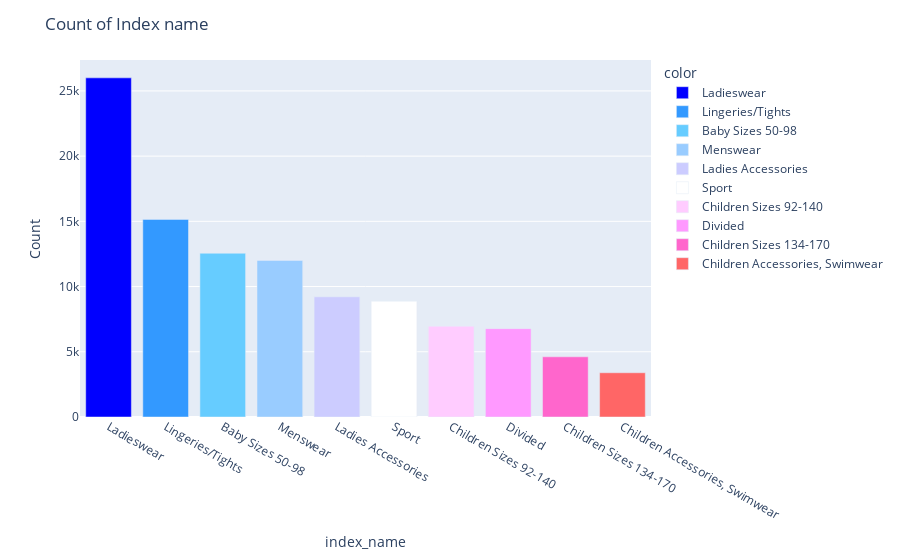

Notebook source saved alongside this figure:
### Code cell
name = article.index_name.unique()
sizes = article.index_name.value_counts()
fig = px.bar(article, y=sizes, x=name, color = name,color_discrete_sequence=px.colors.diverging.Picnic)
fig.update_layout(
    title="Count of Index name",
    xaxis_title="index_name",
    yaxis_title="Count"
)
fig.show()

### Figure 1 — Plotly figure (JSON) as saved in the notebook; plotly's stock layout.template omitted (floating-point values rounded to 4 significant figures)
{"data": [{"alignmentgroup": "True", "hovertemplate": "color=Ladieswear<br>x=%{x}<br>y=%{y}<extra></extra>", "legendgroup": "Ladieswear", "marker": {"color": "rgb(0,0,255)", "pattern": {"shape": ""}}, "name": "Ladieswear", "offsetgroup": "Ladieswear", "orientation": "v", "showlegend": true, "textposition": "auto", "type": "bar", "x": ["Ladieswear"], "xaxis": "x", "y": [26001], "yaxis": "y"}, {"alignmentgroup": "True", "hovertemplate": "color=Lingeries/Tights<br>x=%{x}<br>y=%{y}<extra></extra>", "legendgroup": "Lingeries/Tights", "marker": {"color": "rgb(51,153,255)", "pattern": {"shape": ""}}, "name": "Lingeries/Tights", "offsetgroup": "Lingeries/Tights", "orientation": "v", "showlegend": true, "textposition": "auto", "type": "bar", "x": ["Lingeries/Tights"], "xaxis": "x", "y": [15149], "yaxis": "y"}, {"alignmentgroup": "True", "hovertemplate": "color=Baby Sizes 50-98<br>x=%{x}<br>y=%{y}<extra></extra>", "legendgroup": "Baby Sizes 50-98", "marker": {"color": "rgb(102,204,255)", "pattern": {"shape": ""}}, "name": "Baby Sizes 50-98", "offsetgroup": "Baby Sizes 50-98", "orientation": "v", "showlegend": true, "textposition": "auto", "type": "bar", "x": ["Baby Sizes 50-98"], "xaxis": "x", "y": [12553], "yaxis": "y"}, {"alignmentgroup": "True", "hovertemplate": "color=Menswear<br>x=%{x}<br>y=%{y}<extra></extra>", "legendgroup": "Menswear", "marker": {"color": "rgb(153,204,255)", "pattern": {"shape": ""}}, "name": "Menswear", "offsetgroup": "Menswear", "orientation": "v", "showlegend": true, "textposition": "auto", "type": "bar", "x": ["Menswear"], "xaxis": "x", "y": [12007], "yaxis": "y"}, {"alignmentgroup": "True", "hovertemplate": "color=Ladies Accessories<br>x=%{x}<br>y=%{y}<extra></extra>", "legendgroup": "Ladies Accessories", "marker": {"color": "rgb(204,204,255)", "pattern": {"shape": ""}}, "name": "Ladies Accessories", "offsetgroup": "Ladies Accessories", "orientation": "v", "showlegend": true, "textposition": "auto", "type": "bar", "x": ["Ladies Accessories"], "xaxis": "x", "y": [9214], "yaxis": "y"}, {"alignmentgroup": "True", "hovertemplate": "color=Sport<br>x=%{x}<br>y=%{y}<extra></extra>", "legendgroup": "Sport", "marker": {"color": "rgb(255,255,255)", "pattern": {"shape": ""}}, "name": "Sport", "offsetgroup": "Sport", "orientation": "v", "showlegend": true, "textposition": "auto", "type": "bar", "x": ["Sport"], "xaxis": "x", "y": [8875], "yaxis": "y"}, {"alignmentgroup": "True", "hovertemplate": "color=Children Sizes 92-140<br>x=%{x}<br>y=%{y}<extra></extra>", "legendgroup": "Children Sizes 92-140", "marker": {"color": "rgb(255,204,255)", "pattern": {"shape": ""}}, "name": "Children Sizes 92-140", "offsetgroup": "Children Sizes 92-140", "orientation": "v", "showlegend": true, "textposition": "auto", "type": "bar", "x": ["Children Sizes 92-140"], "xaxis": "x", "y": [6961], "yaxis": "y"}, {"alignmentgroup": "True", "hovertemplate": "color=Divided<br>x=%{x}<br>y=%{y}<extra></extra>", "legendgroup": "Divided", "marker": {"color": "rgb(255,153,255)", "pattern": {"shape": ""}}, "name": "Divided", "offsetgroup": "Divided", "orientation": "v", "showlegend": true, "textposition": "auto", "type": "bar", "x": ["Divided"], "xaxis": "x", "y": [6775], "yaxis": "y"}, {"alignmentgroup": "True", "hovertemplate": "color=Children Sizes 134-170<br>x=%{x}<br>y=%{y}<extra></extra>", "legendgroup": "Children Sizes 134-170", "marker": {"color": "rgb(255,102,204)", "pattern": {"shape": ""}}, "name": "Children Sizes 134-170", "offsetgroup": "Children Sizes 134-170", "orientation": "v", "showlegend": true, "textposition": "auto", "type": "bar", "x": ["Children Sizes 134-170"], "xaxis": "x", "y": [4615], "yaxis": "y"}, {"alignmentgroup": "True", "hovertemplate": "color=Children Accessories, Swimwear<br>x=%{x}<br>y=%{y}<extra></extra>", "legendgroup": "Children Accessories, Swimwear", "marker": {"color": "rgb(255,102,102)", "pattern": {"shape": ""}}, "name": "Children Accessories, Swimwear", "offsetgroup": "Children Accessories, Swimwear", "orientation": "v", "showlegend": true, "textposition": "auto", "type": "bar", "x": ["Children Accessories, Swimwear"], "xaxis": "x", "y": [3392], "yaxis": "y"}], "layout": {"barmode": "relative", "legend": {"title": {"text": "color"}, "tracegroupgap": 0}, "margin": {"t": 60}, "title": {"text": "Count of Index name"}, "xaxis": {"anchor": "y", "domain": [0, 1], "title": {"text": "index_name"}}, "yaxis": {"anchor": "x", "domain": [0, 1], "title": {"text": "Count"}}}}
